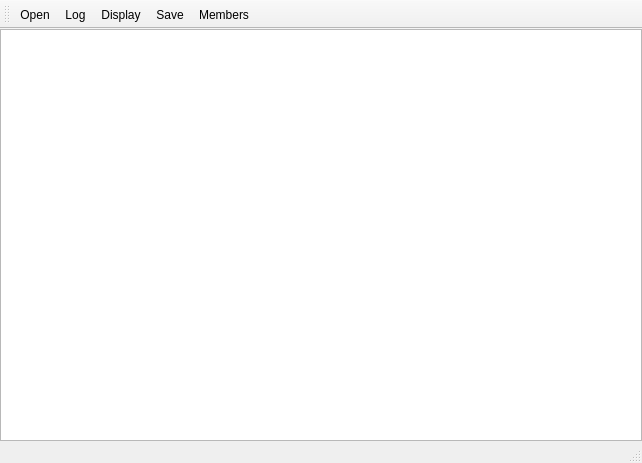
<?xml version="1.0" encoding="UTF-8"?>
<ui version="4.0">
 <class>MainWindow</class>
 <widget class="QMainWindow" name="MainWindow">
  <property name="geometry">
   <rect>
    <x>0</x>
    <y>0</y>
    <width>642</width>
    <height>463</height>
   </rect>
  </property>
  <property name="windowTitle">
   <string>MainWindow</string>
  </property>
  <widget class="QWidget" name="centralWidget">
   <layout class="QVBoxLayout" name="verticalLayout_2">
    <property name="leftMargin">
     <number>0</number>
    </property>
    <property name="topMargin">
     <number>0</number>
    </property>
    <property name="rightMargin">
     <number>0</number>
    </property>
    <property name="bottomMargin">
     <number>0</number>
    </property>
    <item>
     <widget class="QTextEdit" name="textEdit">
      <property name="lineWrapMode">
       <enum>QTextEdit::NoWrap</enum>
      </property>
     </widget>
    </item>
   </layout>
  </widget>
  <widget class="QMenuBar" name="menuBar">
   <property name="geometry">
    <rect>
     <x>0</x>
     <y>0</y>
     <width>642</width>
     <height>21</height>
    </rect>
   </property>
  </widget>
  <widget class="QToolBar" name="mainToolBar">
   <attribute name="toolBarArea">
    <enum>TopToolBarArea</enum>
   </attribute>
   <attribute name="toolBarBreak">
    <bool>false</bool>
   </attribute>
   <addaction name="actionOpen"/>
   <addaction name="actionLog"/>
   <addaction name="actionDisplay"/>
   <addaction name="actionSave"/>
   <addaction name="actionMembers"/>
  </widget>
  <widget class="QStatusBar" name="statusBar"/>
  <action name="actionOpen">
   <property name="text">
    <string>Open</string>
   </property>
  </action>
  <action name="actionDisplay">
   <property name="text">
    <string>Display</string>
   </property>
  </action>
  <action name="actionSave">
   <property name="text">
    <string>Save</string>
   </property>
  </action>
  <action name="actionMembers">
   <property name="text">
    <string>Members</string>
   </property>
  </action>
  <action name="actionLog">
   <property name="text">
    <string>Log</string>
   </property>
  </action>
 </widget>
 <layoutdefault spacing="6" margin="11"/>
 <resources/>
 <connections/>
</ui>
